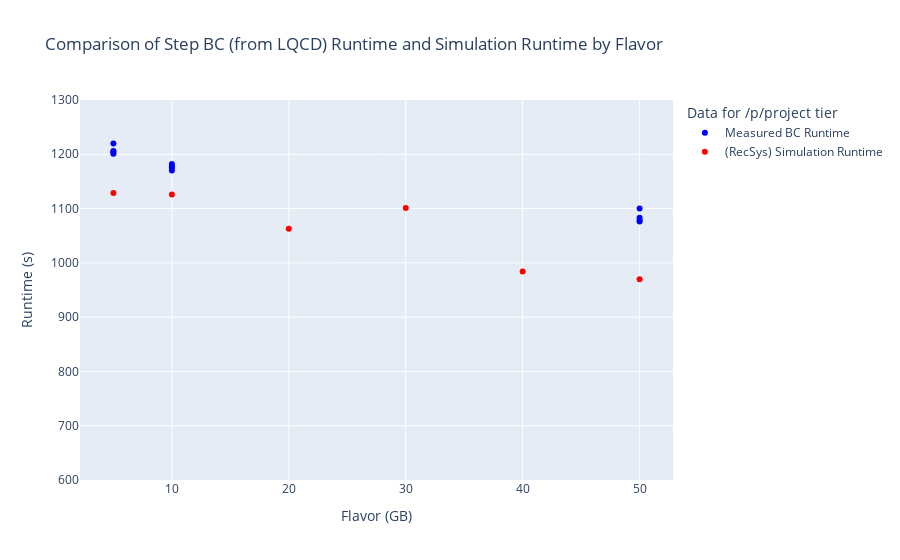

The notebook cell this image was saved under:
### Code cell
import plotly.graph_objects as go

# Update the second dataset with the new values
csv_data = """
Flavor,Step BC Runtime (s)
50,1100
50,1083
50,1076
50,1078
10,1170
10,1175
10,1178
10,1182
5,1201
5,1204
5,1206
5,1220
"""

csv_data_2 = """
Flavor,Simulation Runtime (s)
5, 1128.8
10, 1126
20, 1063
30, 1101
40, 984
50, 970
"""

# Re-convert the updated CSV data for the simulation runtime to ensure it's in the correct format
#0,1267 
#0, 1128.8
data_1 = pd.read_csv(StringIO(csv_data), skipinitialspace=True)
data_2_updated = pd.read_csv(StringIO(csv_data_2), skipinitialspace=True)

# Creating the Plotly figure
fig = go.Figure()

ref_value = 1 # 1 or 970
# Adding the Step BC Runtime scatter plot
fig.add_trace(go.Scatter(x=data_1['Flavor'], y=data_1['Step BC Runtime (s)']/ref_value,
                         mode='markers', name='Measured BC Runtime',
                         marker=dict(color='blue')))

# Adding the Simulation Runtime scatter plot with updated values
fig.add_trace(go.Scatter(x=data_2_updated['Flavor'], 
                         y=data_2_updated['Simulation Runtime (s)']/ref_value,
                         mode='markers', name='(RecSys) Simulation Runtime',
                         marker=dict(color='red')))

# Updating layout with titles, labels, and setting y-axis range
fig.update_layout(title='Comparison of Step BC (from LQCD) Runtime and Simulation Runtime by Flavor',
                  xaxis_title='Flavor (GB)',
                  yaxis_title='Runtime (s)',
                  yaxis=dict(range=[600/ref_value, 1300/ref_value]),  # Setting the span of y-axis
                  legend_title="Data for /p/project tier",
                  )

fig.show()

### Figure 1 — Plotly figure (JSON) as saved in the notebook; plotly's stock layout.template omitted (floating-point values rounded to 4 significant figures)
{"data": [{"marker": {"color": "blue"}, "mode": "markers", "name": "Measured BC Runtime", "type": "scatter", "x": [50, 50, 50, 50, 10, 10, 10, 10, 5, 5, 5, 5], "y": [1100, 1083, 1076, 1078, 1170, 1175, 1178, 1182, 1201, 1204, 1206, 1220]}, {"marker": {"color": "red"}, "mode": "markers", "name": "(RecSys) Simulation Runtime", "type": "scatter", "x": [5, 10, 20, 30, 40, 50], "y": [1129.0, 1126, 1063, 1101, 984, 970]}], "layout": {"legend": {"title": {"text": "Data for /p/project tier"}}, "title": {"text": "Comparison of Step BC (from LQCD) Runtime and Simulation Runtime by Flavor"}, "xaxis": {"title": {"text": "Flavor (GB)"}}, "yaxis": {"range": [600, 1300], "title": {"text": "Runtime (s)"}}}}
